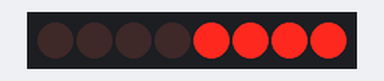
Bench run of a sketch on a simulated Arduino Uno, built with avr-gcc and run on an emulated ATmega328P. Parts: 8 shift-register outputs drawn as a row of LEDs (first output left, lit = HIGH). Wiring (inferred from the names in the program): shift register (74HC595): data pin 12; shift clock pin 9; latch pin 11. Wiring (inferred from the signals the program sends): row of LEDs: on Q0, Q1, Q2, Q3, Q4, Q5, Q6, Q7.

Above: at 0.2 s.
At 1.7 s:
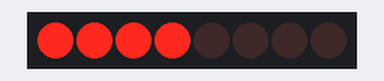
Timing chart, 0 to 3.0 s (numbered marks = the images above):
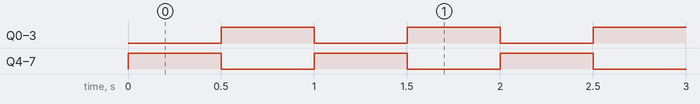

Measured:
- by itself, Q0–7: alternates HIGH for 0.50 s and LOW for 0.50 s

The sketch:

shiftLeftRight.ino
```cpp
int latchpin=11;
int clockpin=9;
int datapin=12;
int dt=500;

byte mybyte=0x0F;

void setup() {
  // put your setup code here, to run once:
pinMode(latchpin,OUTPUT);
pinMode(clockpin,OUTPUT);
pinMode(datapin,OUTPUT);
Serial.begin(9600);
}

void loop() {
  // put your main code here, to run repeatedly:
digitalWrite(latchpin,LOW);
shiftOut(datapin,clockpin,LSBFIRST,mybyte);
digitalWrite(latchpin,HIGH);
delay(dt);
mybyte=255-mybyte;
}
```
